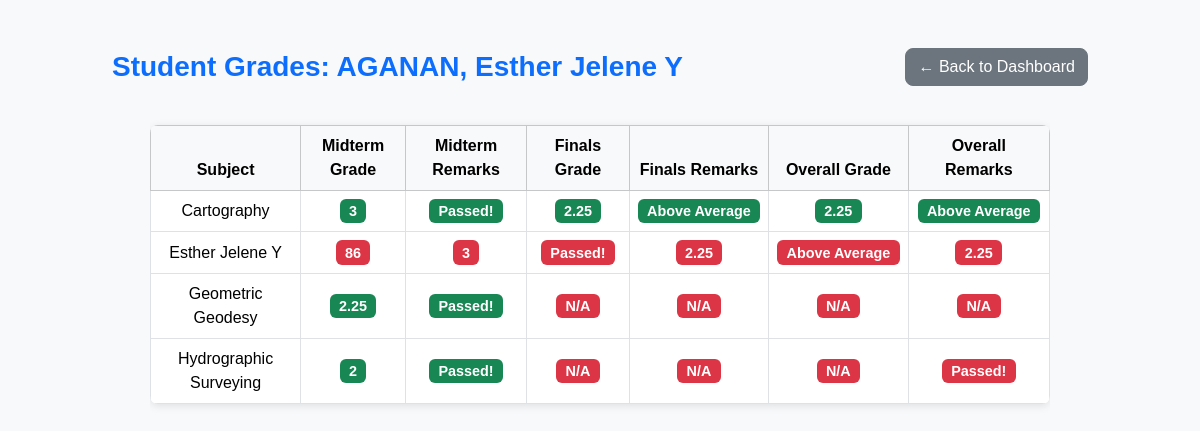
Page /student/grades/2024300984 (signed in) on the earlier database version.
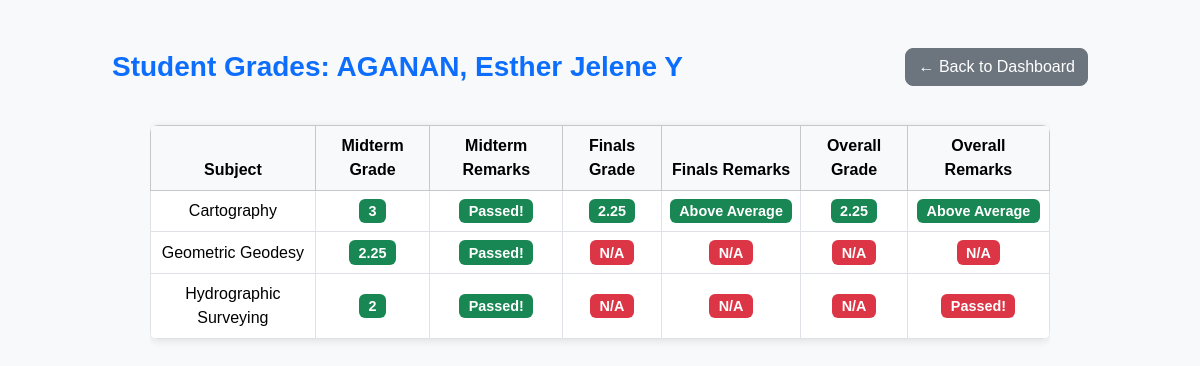
Same page on the later database version.
### app.py (models this page shows)
class Student(db.Model):
    __tablename__ = 'student'
    student_id = db.Column(db.String(100), primary_key=True)
    subject = db.Column(db.String(100), primary_key=True)
    name = db.Column(db.String(150), nullable=False)
    quiz1 = db.Column(db.String(10), default='0')
    quiz2 = db.Column(db.String(10), default='0')
    quiz3 = db.Column(db.String(10), default='0')
    quiz4 = db.Column(db.String(10), default='0')
    quiz5 = db.Column(db.String(10), default='0')
    quiz6 = db.Column(db.String(10), default='0')
    quiz7 = db.Column(db.String(10), default='0')
    quiz8 = db.Column(db.String(10), default='0')
    midterm_exam = db.Column(db.String(10), default='0')
    finals_exam = db.Column(db.String(10), default='0')
    midterm_grade = db.Column(db.String(10), default='0')
    finals_grade = db.Column(db.String(10), default='0')
    midterm_remarks = db.Column(db.String(50))
    finals_remarks = db.Column(db.String(50))
    overall_grade = db.Column(db.String(10), default='0')
    overall_remarks = db.Column(db.String(50))
    __table_args__ = (
        db.UniqueConstraint('student_id', 'subject', name='uix_student_subject'),
    )

### app.py (the view, shortened to what this page needs)
@app.route('/student/grades/<student_id>')
@login_required(role=['Admin', 'Instructor', 'Student'])
def student_grades(student_id):
    student_id = str(student_id).strip()
    students = Student.query.filter_by(student_id=student_id).all()
    return render_template(
        'student_grades.html',
        students=students,
        student_name=students[0].name  # Use first record's name
    )

### app.py (called while the page is built)
def login_required(role=None):
    def decorator(f):
        @wraps(f)
        def decorated_function(*args, **kwargs):
            if 'user_id' not in session:
                flash("Please log in first.", "danger")
                return redirect(url_for('login'))
            if role and session.get('role') not in (role if isinstance(role, list) else [role]):
                flash("Access denied.", "danger")
                return redirect(url_for('login'))
            return f(*args, **kwargs)
        return decorated_function
    return decorator

### templates/student_grades.html (shortened to what this page needs)
<!DOCTYPE html>
<html lang="en">
<head>
<link href="https://cdn.jsdelivr.net/npm/bootstrap@5.3.3/dist/css/bootstrap.min.css" rel="stylesheet">
<link rel="stylesheet" href="{{ url_for('static', filename='css/style.css') }}">
</head>
<body class="bg-light">
<div class="container mt-5">
    <div class="d-flex flex-wrap align-items-center justify-content-between mb-4">
        <h3 class="text-primary mb-2 mb-md-0">Student Grades: {{ student_name }}</h3>
        <div class="d-flex flex-wrap gap-2">
            {% if session['role'] == 'Admin' %}
                <a href="{{ url_for('dashboard_admin') }}" class="btn btn-secondary">← Back to Dashboard</a>
            {% elif session['role'] == 'Instructor' %}
                <a href="{{ url_for('dashboard_instructor') }}" class="btn btn-secondary">← Back to Dashboard</a>
            {% elif session['role'] == 'Student' %}
                <a href="{{ url_for('dashboard_student') }}" class="btn btn-secondary">← Back to Dashboard</a>
            {% else %}
                <a href="/" class="btn btn-secondary">← Back</a>
            {% endif %}
        </div>
    </div>
    {% if students %}
    <div class="table-responsive grade-table">
        <table class="table table-bordered table-hover align-middle text-center">
            <thead class="table-light">
                <tr>
                    <th>Subject</th>
                    <th>Midterm Grade</th>
                    <th>Midterm Remarks</th>
                    <th>Finals Grade</th>
                    <th>Finals Remarks</th>
                    <th>Overall Grade</th>
                    <th>Overall Remarks</th>
                </tr>
            </thead>
            <tbody>
                {% for student in students %}
                <tr>
                    <td>{{ student.subject }}</td>
                    <td>
                        <span class="badge badge-grade {% if student.midterm_grade|int in [1,2,3] %}bg-success{% else %}bg-danger{% endif %}">
                            {{ student.midterm_grade or 'N/A' }}
                        </span>
                    </td>
                    <td>
                        <span class="badge badge-grade {% if student.midterm_grade|int in [1,2,3] %}bg-success{% else %}bg-danger{% endif %}">
                            {{ student.midterm_remarks or 'N/A' }}
                        </span>
                    </td>
                    <td>
                        <span class="badge badge-grade {% if student.finals_grade|int in [1,2,3] %}bg-success{% else %}bg-danger{% endif %}">
                            {{ student.finals_grade or 'N/A' }}
                        </span>
                    </td>
                    <td>
                        <span class="badge badge-grade {% if student.finals_grade|int in [1,2,3] %}bg-success{% else %}bg-danger{% endif %}">
                            {{ student.finals_remarks or 'N/A' }}
                        </span>
                    </td>
                    <td>
                        <span class="badge badge-grade {% if student.overall_grade|int in [1,2,3] %}bg-success{% else %}bg-danger{% endif %}">
                            {{ student.overall_grade or 'N/A' }}
                        </span>
                    </td>
                    <td>
                        <span class="badge badge-grade {% if student.overall_grade|int in [1,2,3] %}bg-success{% else %}bg-danger{% endif %}">
                            {{ student.overall_remarks or 'N/A' }}
                        </span>
                    </td>
                </tr>
                {% endfor %}
            </tbody>
        </table>
    </div>
    {% else %}
        <div class="alert alert-secondary text-center">No student records found.</div>
    {% endif %}
</div>
</body>
</html>

### static/css/style.css (style rules this page uses)
.table { border-radius: 8px; overflow: hidden; box-shadow: 0 2px 8px rgba(0,0,0,0.1); }
.table { margin-top: 15px; }
body { background-color: #f8f9fa; font-family: "Poppins", Arial, sans-serif; color: #333; }
.container { max-width: 1000px; }
h1, h2, h3 { font-weight: 600; }
h3.text-primary { color: #0d6efd !important; }
.btn { border-radius: 8px !important; font-weight: 500; transition: transform 0.2s ease, box-shadow 0.2s ease; }

### templates/student_grades.html (style rules this page uses)
.grade-table { max-width: 900px; margin: auto; }
.badge-grade { font-size: 0.9rem; }

Differences in the rows shown:
removed Student: subject "Esther Jelene Y", midterm_grade "86", midterm_remarks "3", finals_grade "Passed!", finals_remarks "2.25", overall_grade "Above Average", overall_remarks "2.25"
